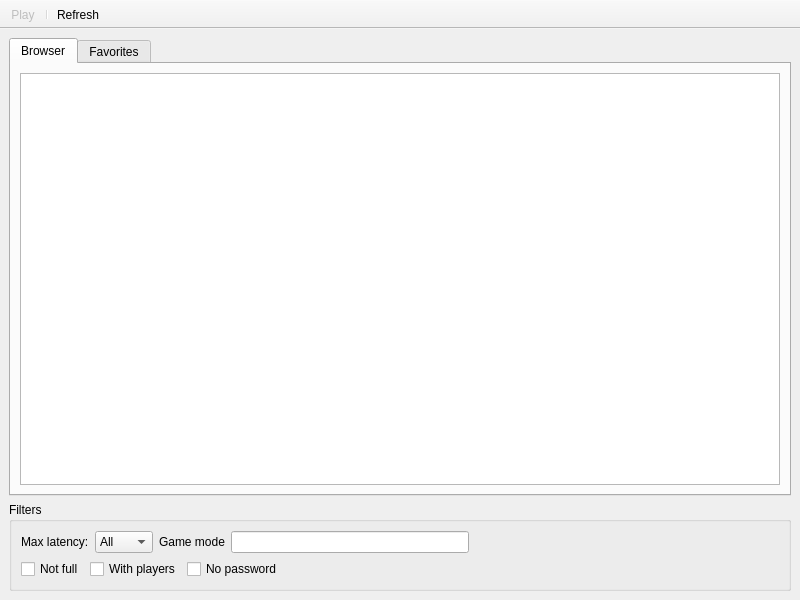
<?xml version="1.0" encoding="UTF-8"?>
<ui version="4.0">
 <class>MainWindow</class>
 <widget class="QMainWindow" name="MainWindow">
  <property name="geometry">
   <rect>
    <x>0</x>
    <y>0</y>
    <width>800</width>
    <height>600</height>
   </rect>
  </property>
  <property name="windowTitle">
   <string>CommunityMP Server Browser</string>
  </property>
  <widget class="QWidget" name="centralwidget">
   <layout class="QVBoxLayout" name="verticalLayout">
    <item>
     <widget class="QTabWidget" name="tabWidget">
      <property name="currentIndex">
       <number>0</number>
      </property>
      <widget class="QWidget" name="tabBrowser">
       <attribute name="title">
        <string>Browser</string>
       </attribute>
       <layout class="QHBoxLayout" name="horizontalLayout_2">
        <item>
         <widget class="QTableView" name="tblServerBrowser">
          <property name="selectionMode">
           <enum>QAbstractItemView::SingleSelection</enum>
          </property>
          <property name="selectionBehavior">
           <enum>QAbstractItemView::SelectRows</enum>
          </property>
          <property name="sortingEnabled">
           <bool>true</bool>
          </property>
          <attribute name="verticalHeaderVisible">
           <bool>false</bool>
          </attribute>
         </widget>
        </item>
       </layout>
      </widget>
      <widget class="QWidget" name="tabFavorites">
       <attribute name="title">
        <string>Favorites</string>
       </attribute>
       <layout class="QHBoxLayout" name="horizontalLayout_3">
        <item>
         <widget class="QTableView" name="tblFavorites">
          <property name="selectionMode">
           <enum>QAbstractItemView::SingleSelection</enum>
          </property>
          <property name="selectionBehavior">
           <enum>QAbstractItemView::SelectRows</enum>
          </property>
          <property name="sortingEnabled">
           <bool>true</bool>
          </property>
          <attribute name="verticalHeaderVisible">
           <bool>false</bool>
          </attribute>
         </widget>
        </item>
       </layout>
      </widget>
     </widget>
    </item>
    <item>
     <widget class="QGroupBox" name="groupBoxFilters">
      <property name="title">
       <string>Filters</string>
      </property>
      <layout class="QVBoxLayout" name="verticalLayout_2">
       <item>
        <layout class="QHBoxLayout" name="horizontalLayout_6">
         <item>
          <layout class="QHBoxLayout" name="horizontalLayout">
           <item>
            <widget class="QLabel" name="lblMaxLatency">
             <property name="text">
              <string>Max latency:</string>
             </property>
            </widget>
           </item>
           <item>
            <widget class="QComboBox" name="comboLatency">
             <item>
              <property name="text">
               <string>All</string>
              </property>
             </item>
             <item>
              <property name="text">
               <string>&lt;50</string>
              </property>
             </item>
             <item>
              <property name="text">
               <string>&lt;100</string>
              </property>
             </item>
             <item>
              <property name="text">
               <string>&lt;150</string>
              </property>
             </item>
             <item>
              <property name="text">
               <string>&lt;200</string>
              </property>
             </item>
             <item>
              <property name="text">
               <string>&lt;250</string>
              </property>
             </item>
            </widget>
           </item>
          </layout>
         </item>
         <item>
          <layout class="QHBoxLayout" name="horizontalLayout_5">
           <item>
            <widget class="QLabel" name="lblGameMode">
             <property name="text">
              <string>Game mode</string>
             </property>
            </widget>
           </item>
           <item>
            <widget class="QLineEdit" name="leGamemode"/>
           </item>
          </layout>
         </item>
         <item>
          <spacer name="horizontalSpacer_2">
           <property name="orientation">
            <enum>Qt::Horizontal</enum>
           </property>
           <property name="sizeHint" stdset="0">
            <size>
             <width>40</width>
             <height>20</height>
            </size>
           </property>
          </spacer>
         </item>
        </layout>
       </item>
       <item>
        <layout class="QHBoxLayout" name="horizontalLayout_7">
         <item>
          <widget class="QCheckBox" name="cBoxNotFull">
           <property name="text">
            <string>Not full</string>
           </property>
          </widget>
         </item>
         <item>
          <widget class="QCheckBox" name="cBoxWithPlayers">
           <property name="text">
            <string>With players</string>
           </property>
          </widget>
         </item>
         <item>
          <widget class="QCheckBox" name="cBBoxWOPass">
           <property name="text">
            <string>No password</string>
           </property>
          </widget>
         </item>
         <item>
          <spacer name="horizontalSpacer">
           <property name="orientation">
            <enum>Qt::Horizontal</enum>
           </property>
           <property name="sizeHint" stdset="0">
            <size>
             <width>40</width>
             <height>20</height>
            </size>
           </property>
          </spacer>
         </item>
        </layout>
       </item>
      </layout>
     </widget>
    </item>
   </layout>
  </widget>
  <widget class="QToolBar" name="toolBar">
   <property name="enabled">
    <bool>true</bool>
   </property>
   <property name="windowTitle">
    <string>toolBar</string>
   </property>
   <property name="movable">
    <bool>false</bool>
   </property>
   <property name="floatable">
    <bool>false</bool>
   </property>
   <attribute name="toolBarArea">
    <enum>TopToolBarArea</enum>
   </attribute>
   <attribute name="toolBarBreak">
    <bool>false</bool>
   </attribute>
   <addaction name="actionPlay"/>
   <addaction name="separator"/>
   <addaction name="actionRefresh"/>
  </widget>
  <action name="actionAdd">
   <property name="enabled">
    <bool>false</bool>
   </property>
   <property name="text">
    <string>Add</string>
   </property>
  </action>
  <action name="actionDelete">
   <property name="enabled">
    <bool>false</bool>
   </property>
   <property name="text">
    <string>Delete</string>
   </property>
  </action>
  <action name="actionRefresh">
   <property name="text">
    <string>Refresh</string>
   </property>
  </action>
  <action name="actionPlay">
   <property name="enabled">
    <bool>false</bool>
   </property>
   <property name="text">
    <string>Play</string>
   </property>
  </action>
  <action name="actionAdd_by_IP">
   <property name="text">
    <string>Add by address</string>
   </property>
  </action>
 </widget>
 <resources/>
 <connections/>
</ui>
